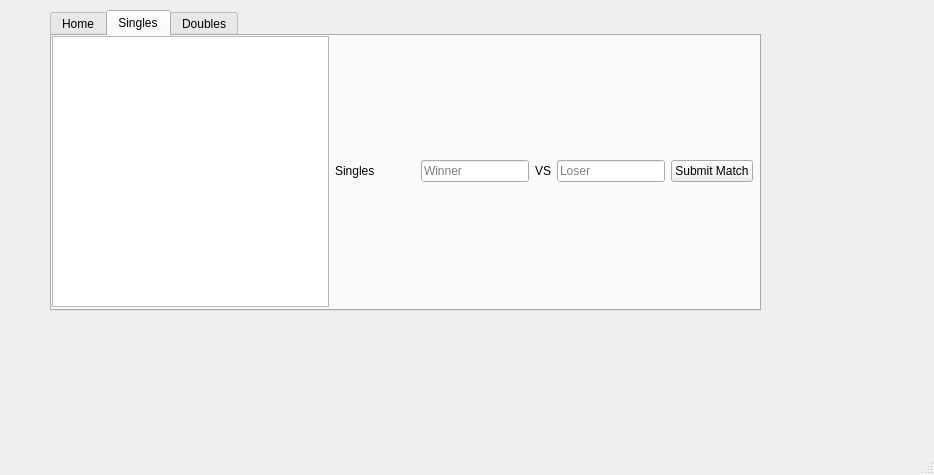
<?xml version="1.0" encoding="UTF-8"?>
<ui version="4.0">
 <class>MainWindow</class>
 <widget class="QMainWindow" name="MainWindow">
  <property name="geometry">
   <rect>
    <x>0</x>
    <y>0</y>
    <width>934</width>
    <height>475</height>
   </rect>
  </property>
  <property name="windowTitle">
   <string>MainWindow</string>
  </property>
  <widget class="QWidget" name="centralwidget">
   <widget class="QTabWidget" name="tabWidget">
    <property name="geometry">
     <rect>
      <x>50</x>
      <y>10</y>
      <width>711</width>
      <height>301</height>
     </rect>
    </property>
    <property name="currentIndex">
     <number>1</number>
    </property>
    <widget class="QWidget" name="tab_1">
     <attribute name="title">
      <string>Home</string>
     </attribute>
     <widget class="QListWidget" name="listWidget_1">
      <property name="geometry">
       <rect>
        <x>0</x>
        <y>0</y>
        <width>232</width>
        <height>269</height>
       </rect>
      </property>
     </widget>
    </widget>
    <widget class="QWidget" name="tab_2">
     <attribute name="title">
      <string>Singles</string>
     </attribute>
     <widget class="QWidget" name="layoutWidget">
      <property name="geometry">
       <rect>
        <x>0</x>
        <y>0</y>
        <width>701</width>
        <height>271</height>
       </rect>
      </property>
      <layout class="QHBoxLayout" name="horizontalLayout_7">
       <item>
        <widget class="QListWidget" name="listWidget_2"/>
       </item>
       <item>
        <layout class="QVBoxLayout" name="verticalLayout_4">
         <item>
          <layout class="QHBoxLayout" name="horizontalLayout">
           <item>
            <widget class="QLabel" name="label_3">
             <property name="text">
              <string>Singles</string>
             </property>
            </widget>
           </item>
           <item>
            <spacer name="horizontalSpacer_3">
             <property name="orientation">
              <enum>Qt::Orientation::Horizontal</enum>
             </property>
             <property name="sizeHint" stdset="0">
              <size>
               <width>40</width>
               <height>20</height>
              </size>
             </property>
            </spacer>
           </item>
           <item>
            <widget class="QLineEdit" name="winnerInput">
             <property name="text">
              <string/>
             </property>
             <property name="placeholderText">
              <string>Winner</string>
             </property>
            </widget>
           </item>
           <item>
            <widget class="QLabel" name="label_2">
             <property name="text">
              <string>VS</string>
             </property>
            </widget>
           </item>
           <item>
            <widget class="QLineEdit" name="loserInput">
             <property name="text">
              <string/>
             </property>
             <property name="placeholderText">
              <string>Loser</string>
             </property>
            </widget>
           </item>
           <item>
            <widget class="QPushButton" name="submitButton">
             <property name="text">
              <string>Submit Match</string>
             </property>
            </widget>
           </item>
          </layout>
         </item>
        </layout>
       </item>
      </layout>
     </widget>
    </widget>
    <widget class="QWidget" name="tab_3">
     <attribute name="title">
      <string>Doubles</string>
     </attribute>
     <widget class="QWidget" name="">
      <property name="geometry">
       <rect>
        <x>3</x>
        <y>1</y>
        <width>701</width>
        <height>271</height>
       </rect>
      </property>
      <layout class="QHBoxLayout" name="horizontalLayout_6">
       <item>
        <widget class="QListWidget" name="listWidget3"/>
       </item>
       <item>
        <layout class="QVBoxLayout" name="verticalLayout">
         <item>
          <spacer name="verticalSpacer_2">
           <property name="orientation">
            <enum>Qt::Orientation::Vertical</enum>
           </property>
           <property name="sizeHint" stdset="0">
            <size>
             <width>20</width>
             <height>40</height>
            </size>
           </property>
          </spacer>
         </item>
         <item>
          <widget class="QLabel" name="label_4">
           <property name="text">
            <string>Doubles</string>
           </property>
          </widget>
         </item>
         <item>
          <spacer name="verticalSpacer">
           <property name="orientation">
            <enum>Qt::Orientation::Vertical</enum>
           </property>
           <property name="sizeHint" stdset="0">
            <size>
             <width>20</width>
             <height>40</height>
            </size>
           </property>
          </spacer>
         </item>
        </layout>
       </item>
       <item>
        <layout class="QVBoxLayout" name="verticalLayout_3">
         <item>
          <spacer name="verticalSpacer_5">
           <property name="orientation">
            <enum>Qt::Orientation::Vertical</enum>
           </property>
           <property name="sizeHint" stdset="0">
            <size>
             <width>20</width>
             <height>40</height>
            </size>
           </property>
          </spacer>
         </item>
         <item>
          <layout class="QHBoxLayout" name="horizontalLayout_3">
           <item>
            <widget class="QLineEdit" name="winnerInput_2">
             <property name="text">
              <string/>
             </property>
             <property name="placeholderText">
              <string>Winner</string>
             </property>
            </widget>
           </item>
           <item>
            <spacer name="horizontalSpacer_5">
             <property name="orientation">
              <enum>Qt::Orientation::Horizontal</enum>
             </property>
             <property name="sizeHint" stdset="0">
              <size>
               <width>40</width>
               <height>20</height>
              </size>
             </property>
            </spacer>
           </item>
           <item>
            <widget class="QLabel" name="label_5">
             <property name="text">
              <string>and</string>
             </property>
            </widget>
           </item>
           <item>
            <spacer name="horizontalSpacer_6">
             <property name="orientation">
              <enum>Qt::Orientation::Horizontal</enum>
             </property>
             <property name="sizeHint" stdset="0">
              <size>
               <width>40</width>
               <height>20</height>
              </size>
             </property>
            </spacer>
           </item>
           <item>
            <widget class="QLineEdit" name="loserInput_2">
             <property name="text">
              <string/>
             </property>
             <property name="placeholderText">
              <string>Winner</string>
             </property>
            </widget>
           </item>
          </layout>
         </item>
         <item>
          <layout class="QHBoxLayout" name="horizontalLayout_8">
           <item>
            <spacer name="horizontalSpacer_11">
             <property name="orientation">
              <enum>Qt::Orientation::Horizontal</enum>
             </property>
             <property name="sizeHint" stdset="0">
              <size>
               <width>40</width>
               <height>20</height>
              </size>
             </property>
            </spacer>
           </item>
           <item>
            <widget class="QLabel" name="label_9">
             <property name="text">
              <string>VS</string>
             </property>
            </widget>
           </item>
           <item>
            <spacer name="horizontalSpacer_12">
             <property name="orientation">
              <enum>Qt::Orientation::Horizontal</enum>
             </property>
             <property name="sizeHint" stdset="0">
              <size>
               <width>40</width>
               <height>20</height>
              </size>
             </property>
            </spacer>
           </item>
          </layout>
         </item>
         <item>
          <layout class="QHBoxLayout" name="horizontalLayout_5">
           <item>
            <widget class="QLineEdit" name="winnerInput_4">
             <property name="text">
              <string/>
             </property>
             <property name="placeholderText">
              <string>Loser</string>
             </property>
            </widget>
           </item>
           <item>
            <spacer name="horizontalSpacer_9">
             <property name="orientation">
              <enum>Qt::Orientation::Horizontal</enum>
             </property>
             <property name="sizeHint" stdset="0">
              <size>
               <width>40</width>
               <height>20</height>
              </size>
             </property>
            </spacer>
           </item>
           <item>
            <widget class="QLabel" name="label_8">
             <property name="text">
              <string>and</string>
             </property>
            </widget>
           </item>
           <item>
            <spacer name="horizontalSpacer_10">
             <property name="orientation">
              <enum>Qt::Orientation::Horizontal</enum>
             </property>
             <property name="sizeHint" stdset="0">
              <size>
               <width>40</width>
               <height>20</height>
              </size>
             </property>
            </spacer>
           </item>
           <item>
            <widget class="QLineEdit" name="loserInput_4">
             <property name="text">
              <string/>
             </property>
             <property name="placeholderText">
              <string>Loser</string>
             </property>
            </widget>
           </item>
          </layout>
         </item>
         <item>
          <spacer name="verticalSpacer_6">
           <property name="orientation">
            <enum>Qt::Orientation::Vertical</enum>
           </property>
           <property name="sizeHint" stdset="0">
            <size>
             <width>20</width>
             <height>40</height>
            </size>
           </property>
          </spacer>
         </item>
        </layout>
       </item>
       <item>
        <layout class="QVBoxLayout" name="verticalLayout_2">
         <item>
          <spacer name="verticalSpacer_3">
           <property name="orientation">
            <enum>Qt::Orientation::Vertical</enum>
           </property>
           <property name="sizeHint" stdset="0">
            <size>
             <width>20</width>
             <height>40</height>
            </size>
           </property>
          </spacer>
         </item>
         <item>
          <widget class="QPushButton" name="submitButton_2">
           <property name="text">
            <string>Submit Match</string>
           </property>
          </widget>
         </item>
         <item>
          <spacer name="verticalSpacer_4">
           <property name="orientation">
            <enum>Qt::Orientation::Vertical</enum>
           </property>
           <property name="sizeHint" stdset="0">
            <size>
             <width>20</width>
             <height>40</height>
            </size>
           </property>
          </spacer>
         </item>
        </layout>
       </item>
      </layout>
     </widget>
    </widget>
   </widget>
  </widget>
  <widget class="QMenuBar" name="menubar">
   <property name="geometry">
    <rect>
     <x>0</x>
     <y>0</y>
     <width>934</width>
     <height>22</height>
    </rect>
   </property>
  </widget>
  <widget class="QStatusBar" name="statusbar"/>
 </widget>
 <resources/>
 <connections/>
</ui>
